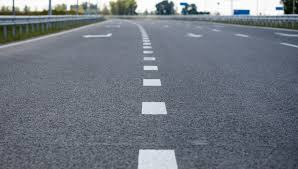
%> input picture images/jalan2.jpg, 298 x 169 px
$ octave --eval "result = detectEdges(rgb2gray(imread('../images/jalan2.jpg')));"   (GNU Octave 9; MATLAB toolbox functions it lacks are replaced by stand-ins)
%> lines starting %> are read from the running program, lines starting %| are printed output that depends on the picture; in (x1, y1, x2, y2) boxes, pixels count from 0 and x2, y2 are one past the last pixel; in counts of white or black regions, pixels touching at a corner belong together; the program's own positions count from 1
function edges = detectEdges(gray)
    % Deteksi tepi dengan metode Canny - threshold disesuaikan
    % Threshold lebih rendah = deteksi lebih sensitif
    edges = edge(gray, 'canny', [0.05 0.15]);
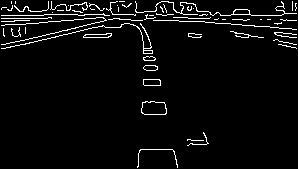
%> edges: size 169x298 logical; 4.4% white in thin lines or dots

    % TAMBAHAN: Operasi morfologi untuk memperjelas garis
    se = strel('line', 3, 0);
    edges = imdilate(edges, se);
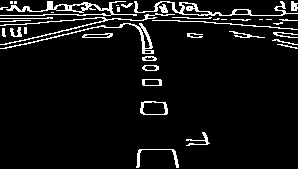
%> edges: size 169x298 logical; 6.9% white in thin lines or dots
end

$ run again, on images/jalan4.jpg
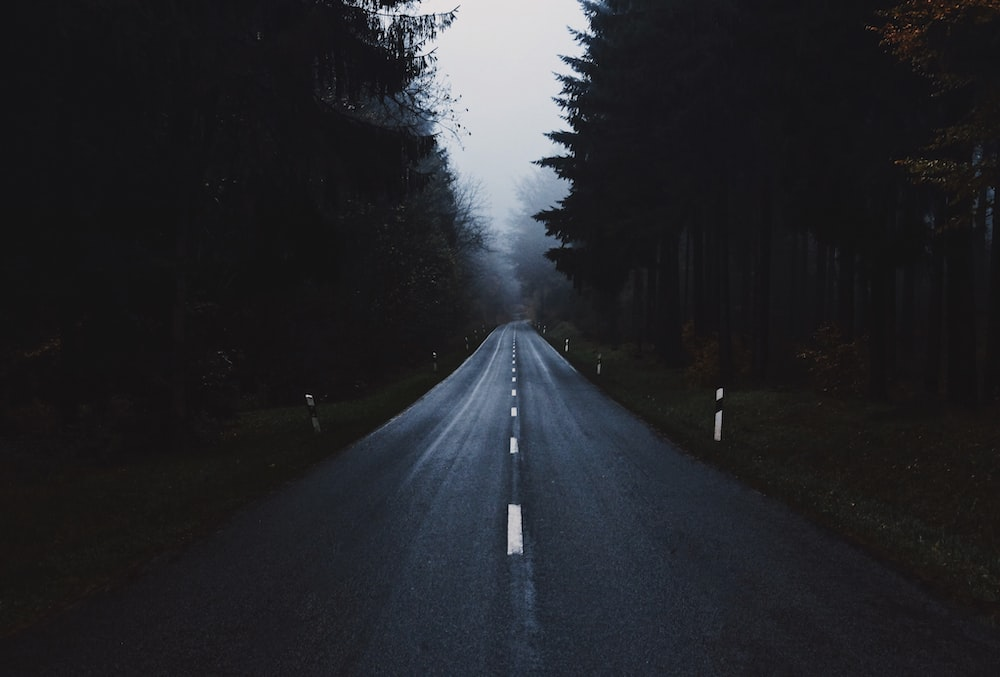
%> input picture images/jalan4.jpg, 1000 x 677 px
%> in detectEdges, `edges = edge(gray, 'canny', [0.05 0.15]);`:
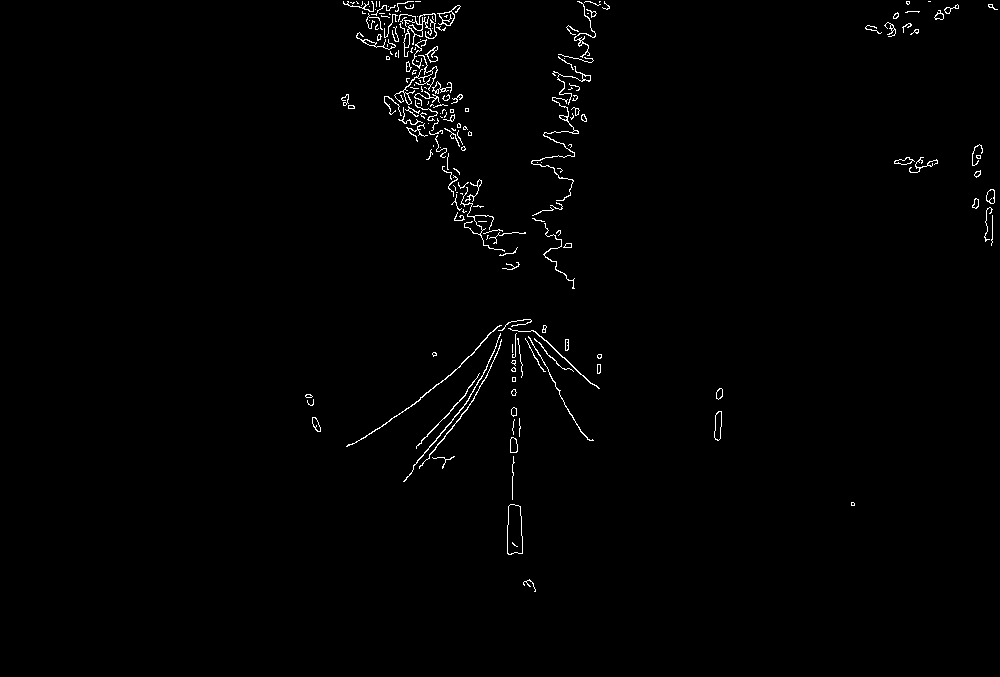
%> edges: size 677x1000 logical; 1% white in thin lines or dots, all inside (x1, y1, x2, y2) = (305, 1, 998, 592)
%> in detectEdges, `edges = imdilate(edges, se);`:
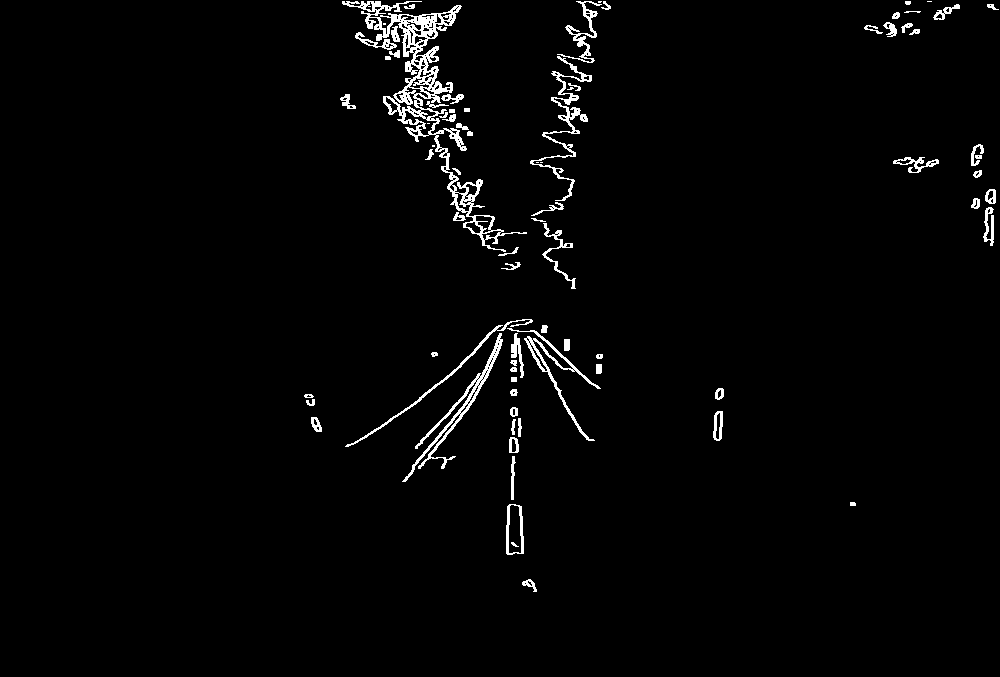
%> edges: size 677x1000 logical; 2.2% white in thin lines or dots, all inside (x1, y1, x2, y2) = (304, 1, 999, 592)

$ run again, on images/jalan5.jpg
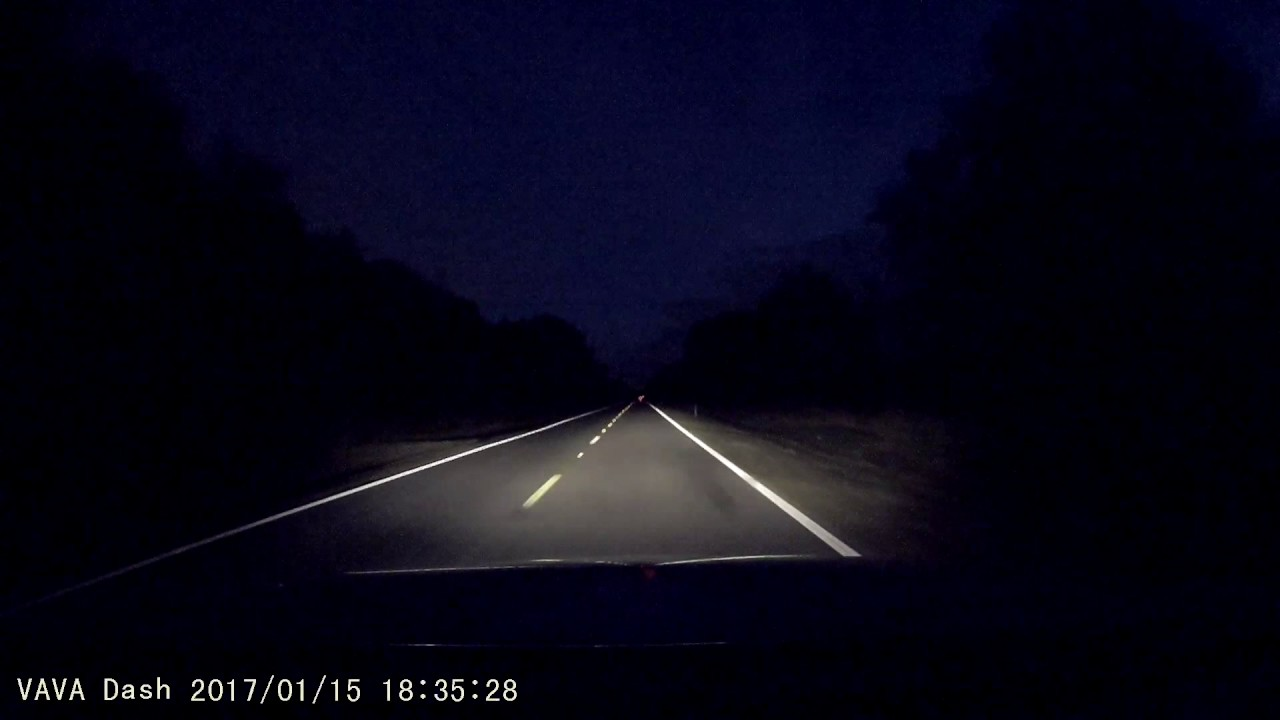
%> input picture images/jalan5.jpg, 1280 x 720 px
%> in detectEdges, `edges = edge(gray, 'canny', [0.05 0.15]);`:
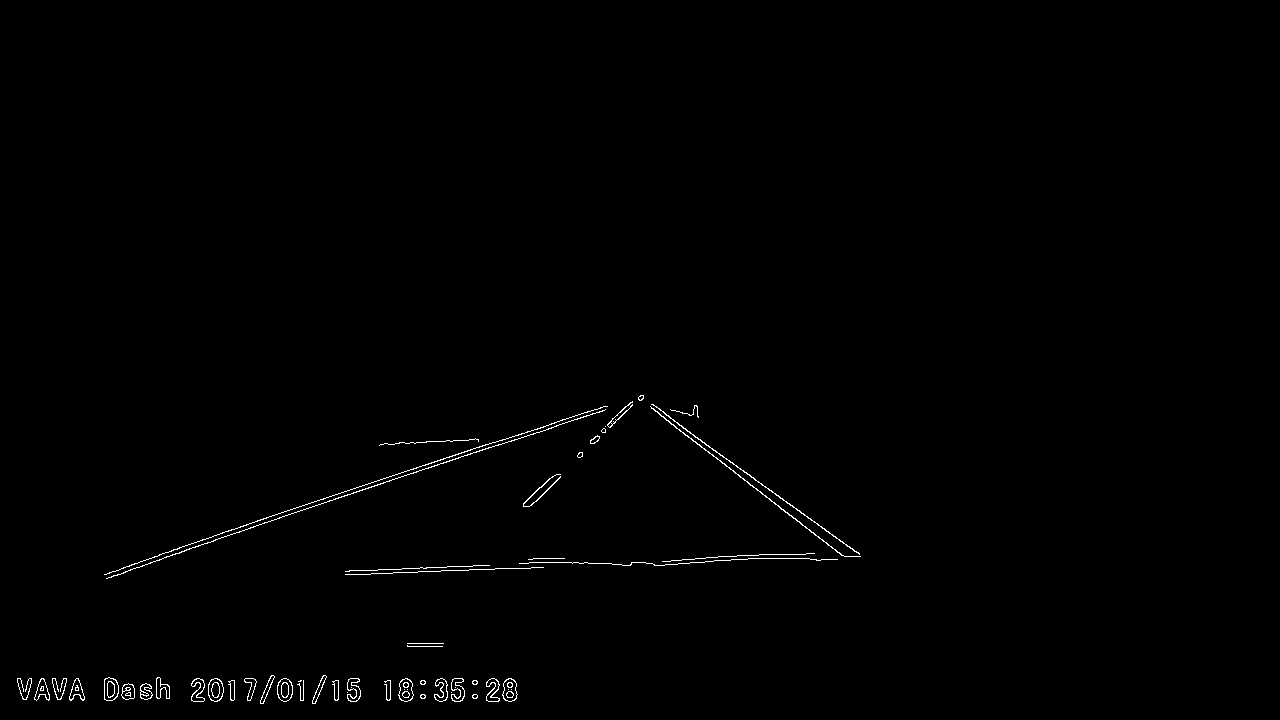
%> edges: size 720x1280 logical; 0.58% white in thin lines or dots, all inside (x1, y1, x2, y2) = (17, 395, 861, 704)
%> in detectEdges, `edges = imdilate(edges, se);`:
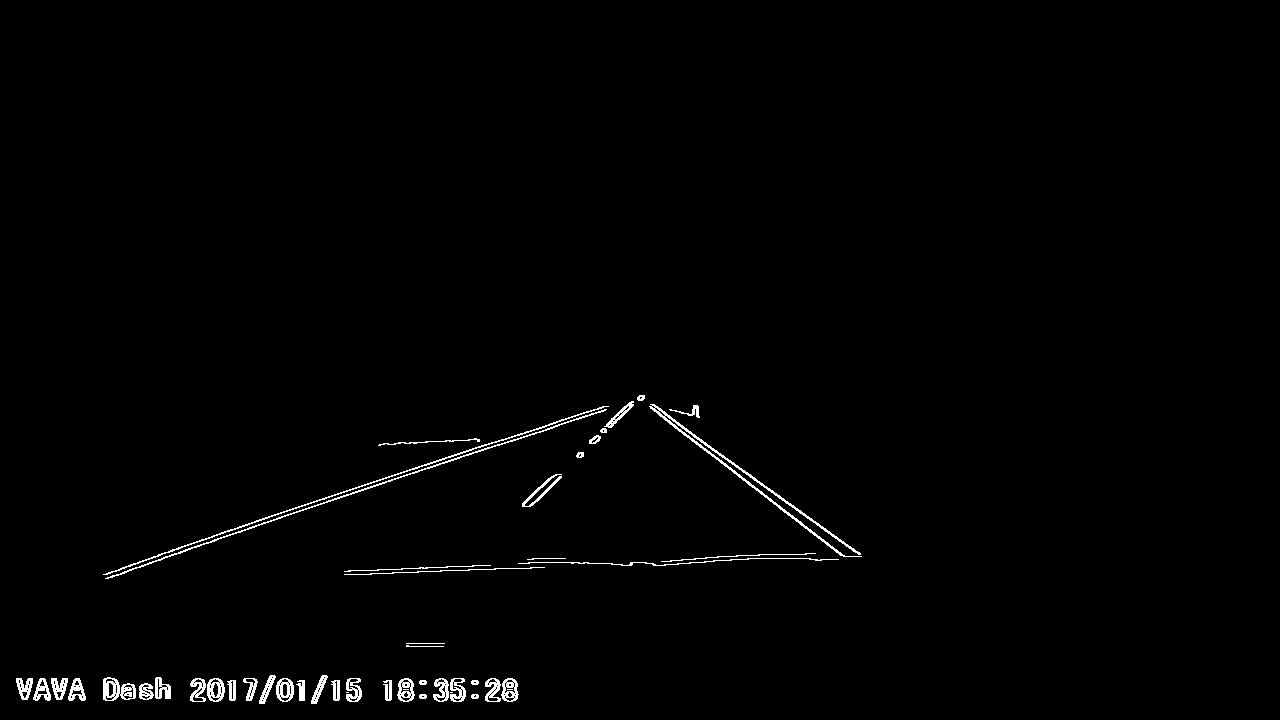
%> edges: size 720x1280 logical; 1.1% white in thin lines or dots, all inside (x1, y1, x2, y2) = (16, 395, 862, 704)

$ run again, on images/jalan1.png
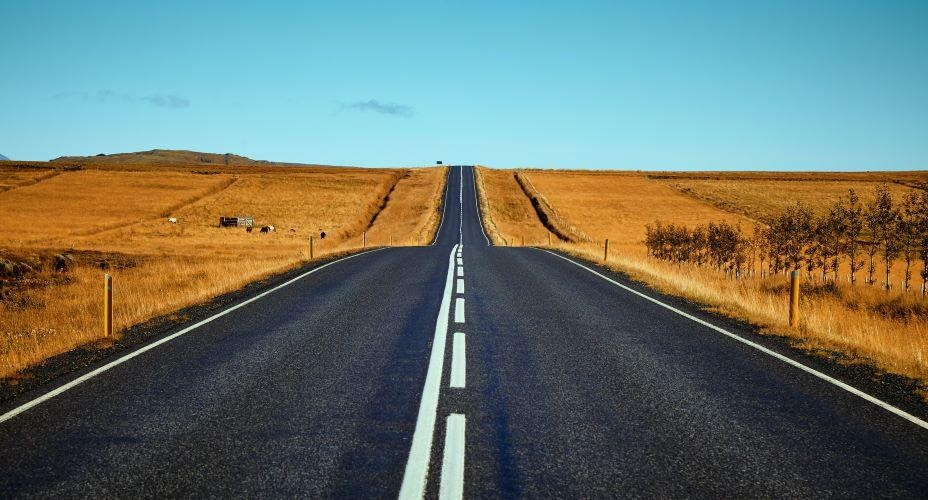
%> input picture images/jalan1.png, 928 x 500 px
%> in detectEdges, `edges = edge(gray, 'canny', [0.05 0.15]);`:
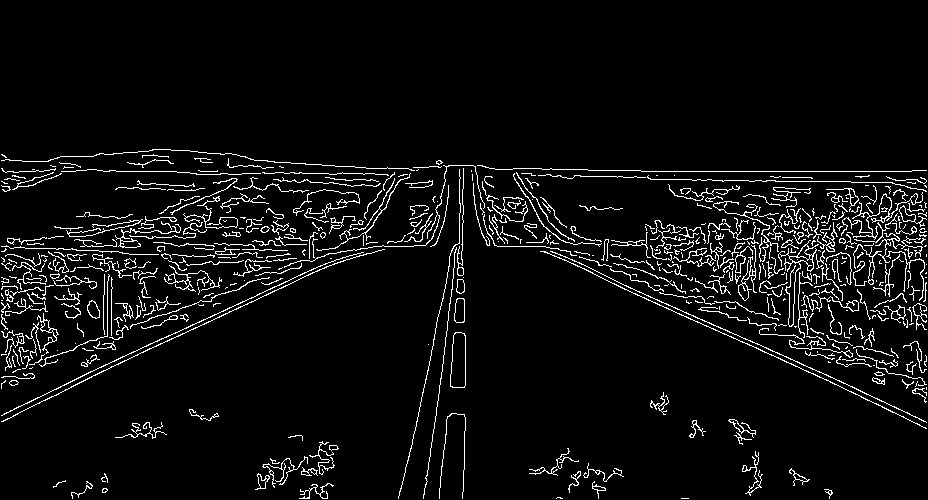
%> edges: size 500x928 logical; 5.4% white in thin lines or dots, all inside (x1, y1, x2, y2) = (1, 149, 927, 499)
%> in detectEdges, `edges = imdilate(edges, se);`:
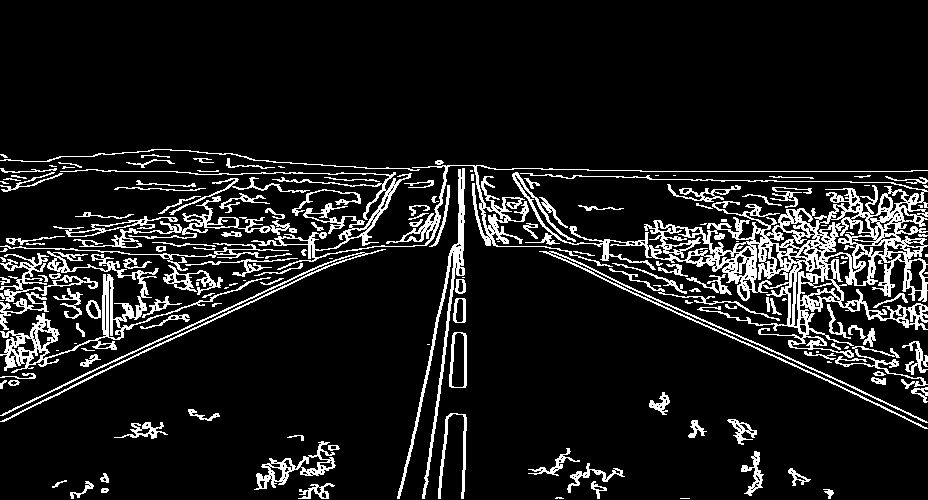
%> edges: size 500x928 logical; 10.5% white in thin lines or dots, all inside (x1, y1, x2, y2) = (0, 149, 928, 499)
